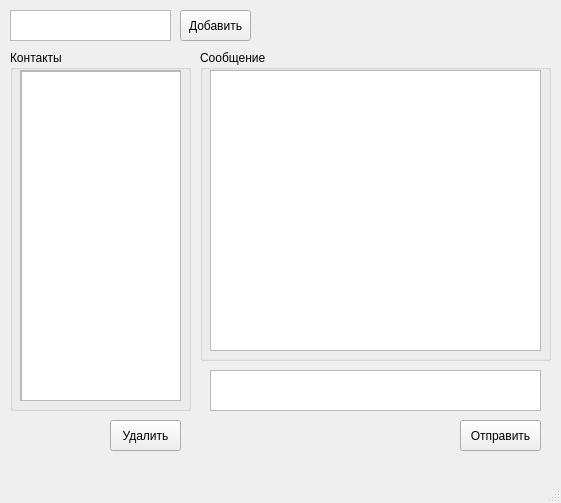
<?xml version="1.0" encoding="UTF-8"?>
<ui version="4.0">
 <class>ClientMessage</class>
 <widget class="QMainWindow" name="ClientMessage">
  <property name="geometry">
   <rect>
    <x>0</x>
    <y>0</y>
    <width>561</width>
    <height>503</height>
   </rect>
  </property>
  <property name="windowTitle">
   <string>Client Message</string>
  </property>
  <widget class="QWidget" name="centralwidget">
   <widget class="QTextEdit" name="textEditUsername">
    <property name="geometry">
     <rect>
      <x>10</x>
      <y>10</y>
      <width>161</width>
      <height>31</height>
     </rect>
    </property>
   </widget>
   <widget class="QPushButton" name="pushButtonDelContact">
    <property name="geometry">
     <rect>
      <x>110</x>
      <y>420</y>
      <width>71</width>
      <height>31</height>
     </rect>
    </property>
    <property name="text">
     <string>Удалить</string>
    </property>
   </widget>
   <widget class="QPushButton" name="pushButtonAddContact">
    <property name="geometry">
     <rect>
      <x>180</x>
      <y>10</y>
      <width>71</width>
      <height>31</height>
     </rect>
    </property>
    <property name="text">
     <string>Добавить</string>
    </property>
   </widget>
   <widget class="QTextEdit" name="textEditMessage">
    <property name="geometry">
     <rect>
      <x>210</x>
      <y>370</y>
      <width>331</width>
      <height>41</height>
     </rect>
    </property>
   </widget>
   <widget class="QPushButton" name="pushButtonSend">
    <property name="geometry">
     <rect>
      <x>460</x>
      <y>420</y>
      <width>81</width>
      <height>31</height>
     </rect>
    </property>
    <property name="text">
     <string>Отправить</string>
    </property>
   </widget>
   <widget class="QGroupBox" name="groupBox">
    <property name="geometry">
     <rect>
      <x>10</x>
      <y>50</y>
      <width>181</width>
      <height>361</height>
     </rect>
    </property>
    <property name="title">
     <string>Контакты</string>
    </property>
    <widget class="QScrollArea" name="scrollArea">
     <property name="geometry">
      <rect>
       <x>10</x>
       <y>20</y>
       <width>161</width>
       <height>331</height>
      </rect>
     </property>
     <property name="widgetResizable">
      <bool>true</bool>
     </property>
     <widget class="QWidget" name="scrollAreaWidgetContents">
      <property name="geometry">
       <rect>
        <x>0</x>
        <y>0</y>
        <width>159</width>
        <height>329</height>
       </rect>
      </property>
      <widget class="QListWidget" name="listWidgetContacts">
       <property name="geometry">
        <rect>
         <x>0</x>
         <y>0</y>
         <width>161</width>
         <height>331</height>
        </rect>
       </property>
      </widget>
     </widget>
    </widget>
   </widget>
   <widget class="QGroupBox" name="groupBox_2">
    <property name="geometry">
     <rect>
      <x>200</x>
      <y>50</y>
      <width>351</width>
      <height>311</height>
     </rect>
    </property>
    <property name="title">
     <string>Сообщение</string>
    </property>
    <widget class="QListWidget" name="listWidgetMessages">
     <property name="geometry">
      <rect>
       <x>10</x>
       <y>20</y>
       <width>331</width>
       <height>281</height>
      </rect>
     </property>
    </widget>
   </widget>
   <zorder>pushButtonAddContact</zorder>
   <zorder>textEditUsername</zorder>
   <zorder>pushButtonDelContact</zorder>
   <zorder>textEditMessage</zorder>
   <zorder>pushButtonSend</zorder>
   <zorder>groupBox</zorder>
   <zorder>groupBox_2</zorder>
  </widget>
  <widget class="QMenuBar" name="menubar">
   <property name="geometry">
    <rect>
     <x>0</x>
     <y>0</y>
     <width>561</width>
     <height>21</height>
    </rect>
   </property>
  </widget>
  <widget class="QStatusBar" name="statusbar"/>
 </widget>
 <resources/>
 <connections/>
</ui>
